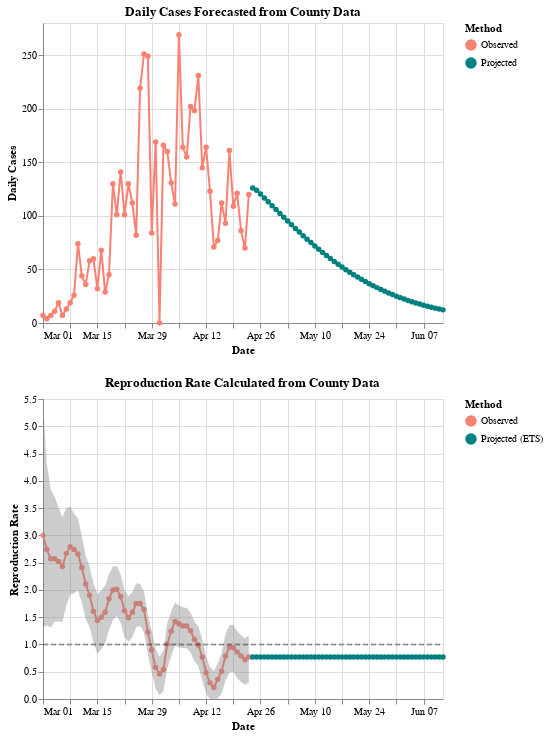

Notebook code cell kept with this figure:
### Code cell
alt.vconcat(p1, p2).resolve_scale(color="independent")
